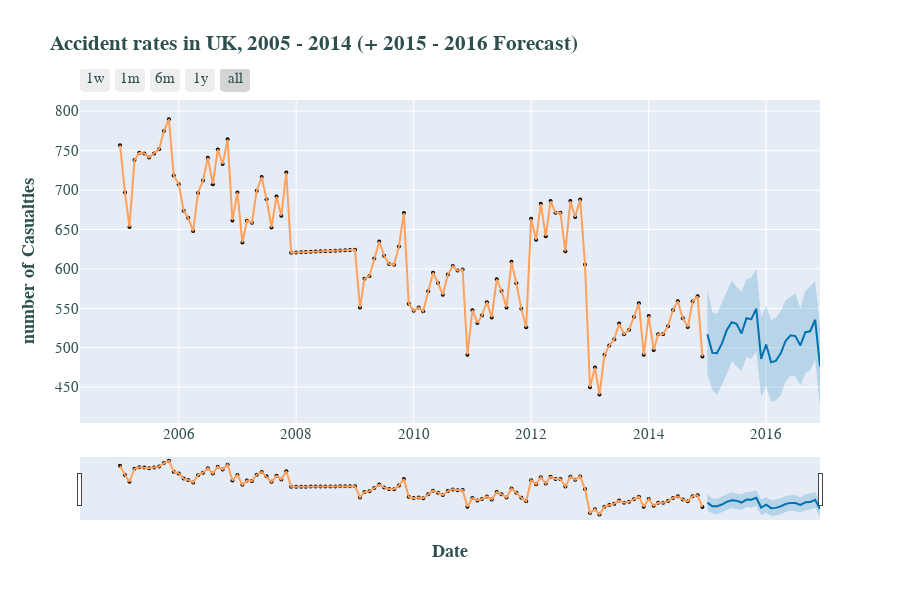

Write notebook code for a chart like this one.
### Code cell
fig = plot_plotly(fp_model, forecast_years)  # This returns a plotly Figure
fig.add_scatter(x=df_agg['ds'], y= df_agg['y'], mode='lines', name = 'Actual')

fig.update_layout(title_text="<b> Accident rates in UK, 2005 - 2014 (+ 2015 - 2016 Forecast)<b>",
                 xaxis_title="<b> Date <b>", yaxis_title="<b> number of Casualties <b>",
                 font=dict(family="Courier New, monospace", size=15, color="darkslategray"))
iplot(fig)
